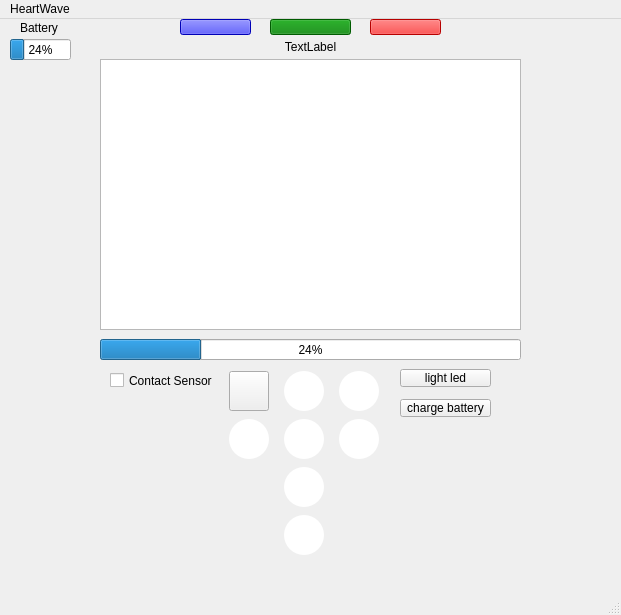
<?xml version="1.0" encoding="UTF-8"?>
<ui version="4.0">
 <class>MainWindow</class>
 <widget class="QMainWindow" name="MainWindow">
  <property name="geometry">
   <rect>
    <x>0</x>
    <y>0</y>
    <width>621</width>
    <height>615</height>
   </rect>
  </property>
  <property name="windowTitle">
   <string>                  HeartWave</string>
  </property>
  <property name="autoFillBackground">
   <bool>true</bool>
  </property>
  <widget class="QWidget" name="centralwidget">
   <widget class="QCustomPlot" name="customPlot" native="true">
    <property name="geometry">
     <rect>
      <x>100</x>
      <y>40</y>
      <width>421</width>
      <height>271</height>
     </rect>
    </property>
   </widget>
   <widget class="QPushButton" name="blueButton">
    <property name="geometry">
     <rect>
      <x>180</x>
      <y>0</y>
      <width>71</width>
      <height>16</height>
     </rect>
    </property>
    <property name="styleSheet">
     <string notr="true">QPushButton {
	background-color: blue;
}</string>
    </property>
    <property name="text">
     <string/>
    </property>
    <property name="checkable">
     <bool>true</bool>
    </property>
   </widget>
   <widget class="QPushButton" name="greenButton">
    <property name="geometry">
     <rect>
      <x>270</x>
      <y>0</y>
      <width>81</width>
      <height>16</height>
     </rect>
    </property>
    <property name="styleSheet">
     <string notr="true">QPushButton{
	background-color: green;
}</string>
    </property>
    <property name="text">
     <string/>
    </property>
    <property name="checkable">
     <bool>false</bool>
    </property>
   </widget>
   <widget class="QPushButton" name="redButton">
    <property name="geometry">
     <rect>
      <x>370</x>
      <y>0</y>
      <width>71</width>
      <height>16</height>
     </rect>
    </property>
    <property name="styleSheet">
     <string notr="true">QPushButton {
	background-color: red;
}</string>
    </property>
    <property name="text">
     <string/>
    </property>
    <property name="checkable">
     <bool>false</bool>
    </property>
   </widget>
   <widget class="QProgressBar" name="batteryBar">
    <property name="geometry">
     <rect>
      <x>10</x>
      <y>20</y>
      <width>61</width>
      <height>21</height>
     </rect>
    </property>
    <property name="value">
     <number>24</number>
    </property>
   </widget>
   <widget class="QProgressBar" name="breathBar">
    <property name="geometry">
     <rect>
      <x>100</x>
      <y>320</y>
      <width>421</width>
      <height>21</height>
     </rect>
    </property>
    <property name="value">
     <number>24</number>
    </property>
    <property name="textDirection">
     <enum>QProgressBar::BottomToTop</enum>
    </property>
   </widget>
   <widget class="QLabel" name="menuLabel">
    <property name="geometry">
     <rect>
      <x>240</x>
      <y>20</y>
      <width>141</width>
      <height>16</height>
     </rect>
    </property>
    <property name="styleSheet">
     <string notr="true"/>
    </property>
    <property name="text">
     <string>TextLabel</string>
    </property>
    <property name="alignment">
     <set>Qt::AlignCenter</set>
    </property>
   </widget>
   <widget class="QPushButton" name="ledButton">
    <property name="geometry">
     <rect>
      <x>400</x>
      <y>350</y>
      <width>91</width>
      <height>18</height>
     </rect>
    </property>
    <property name="text">
     <string>light led</string>
    </property>
   </widget>
   <widget class="QPushButton" name="chargeButton">
    <property name="geometry">
     <rect>
      <x>400</x>
      <y>380</y>
      <width>91</width>
      <height>18</height>
     </rect>
    </property>
    <property name="text">
     <string>charge battery</string>
    </property>
   </widget>
   <widget class="QCheckBox" name="contactBox">
    <property name="geometry">
     <rect>
      <x>110</x>
      <y>350</y>
      <width>111</width>
      <height>23</height>
     </rect>
    </property>
    <property name="text">
     <string>Contact Sensor</string>
    </property>
   </widget>
   <widget class="QLabel" name="sessionTime">
    <property name="enabled">
     <bool>true</bool>
    </property>
    <property name="geometry">
     <rect>
      <x>260</x>
      <y>40</y>
      <width>111</width>
      <height>17</height>
     </rect>
    </property>
    <property name="text">
     <string>Time Elapsed: 0s</string>
    </property>
   </widget>
   <widget class="QLabel" name="label">
    <property name="geometry">
     <rect>
      <x>20</x>
      <y>0</y>
      <width>41</width>
      <height>17</height>
     </rect>
    </property>
    <property name="text">
     <string>Battery</string>
    </property>
   </widget>
   <widget class="QWidget" name="">
    <property name="geometry">
     <rect>
      <x>220</x>
      <y>350</y>
      <width>171</width>
      <height>191</height>
     </rect>
    </property>
    <layout class="QGridLayout" name="gridLayout">
     <item row="1" column="2">
      <widget class="QPushButton" name="rightButton">
       <property name="minimumSize">
        <size>
         <width>40</width>
         <height>40</height>
        </size>
       </property>
       <property name="maximumSize">
        <size>
         <width>40</width>
         <height>40</height>
        </size>
       </property>
       <property name="baseSize">
        <size>
         <width>40</width>
         <height>40</height>
        </size>
       </property>
       <property name="styleSheet">
        <string notr="true">QPushButton {
image: url(:/buttons/rightButton.svg);
background-color: #ffffff;
border-radius: 20px;
}

QPushButton:pressed {
	background-color: #ffd300;
}</string>
       </property>
       <property name="text">
        <string/>
       </property>
      </widget>
     </item>
     <item row="0" column="1">
      <widget class="QPushButton" name="upButton">
       <property name="minimumSize">
        <size>
         <width>40</width>
         <height>40</height>
        </size>
       </property>
       <property name="maximumSize">
        <size>
         <width>40</width>
         <height>40</height>
        </size>
       </property>
       <property name="baseSize">
        <size>
         <width>40</width>
         <height>40</height>
        </size>
       </property>
       <property name="styleSheet">
        <string notr="true">QPushButton {
image: url(:/buttons/upButton.svg);
background-color: #ffffff;
border-radius: 20px;
}

QPushButton:pressed {
	background-color: #ffd300;
}</string>
       </property>
       <property name="text">
        <string/>
       </property>
      </widget>
     </item>
     <item row="0" column="2">
      <widget class="QPushButton" name="menuButton">
       <property name="minimumSize">
        <size>
         <width>40</width>
         <height>40</height>
        </size>
       </property>
       <property name="maximumSize">
        <size>
         <width>40</width>
         <height>40</height>
        </size>
       </property>
       <property name="baseSize">
        <size>
         <width>40</width>
         <height>40</height>
        </size>
       </property>
       <property name="styleSheet">
        <string notr="true">QPushButton {
image: url(:/buttons/menuButton.svg);
background-color: #ffffff;
border-radius: 20px;
}

QPushButton:pressed {
	background-color: #ffd300;
}</string>
       </property>
       <property name="text">
        <string/>
       </property>
      </widget>
     </item>
     <item row="1" column="1">
      <widget class="QPushButton" name="okButton">
       <property name="minimumSize">
        <size>
         <width>40</width>
         <height>40</height>
        </size>
       </property>
       <property name="maximumSize">
        <size>
         <width>40</width>
         <height>40</height>
        </size>
       </property>
       <property name="baseSize">
        <size>
         <width>40</width>
         <height>40</height>
        </size>
       </property>
       <property name="styleSheet">
        <string notr="true">QPushButton {
image: url(:/buttons/okButton.svg);
background-color: #ffffff;
border-radius: 20px;
}

QPushButton:pressed {
	background-color: #ffd300;
}</string>
       </property>
       <property name="text">
        <string/>
       </property>
      </widget>
     </item>
     <item row="0" column="0">
      <widget class="QPushButton" name="backButton">
       <property name="minimumSize">
        <size>
         <width>40</width>
         <height>40</height>
        </size>
       </property>
       <property name="maximumSize">
        <size>
         <width>40</width>
         <height>40</height>
        </size>
       </property>
       <property name="baseSize">
        <size>
         <width>40</width>
         <height>40</height>
        </size>
       </property>
       <property name="styleSheet">
        <string notr="true">QPushButton {
image: url(:/buttons/backButton.svg);
background-color: #ffffff;
border-radius: 20px;
}

QPushButton:pressed {
	background-color: #ffd300;
}&lt;?xml version=&quot;1.0&quot; encoding=&quot;UTF-8&quot;?&gt;
&lt;ui version=&quot;4.0&quot;&gt;
 &lt;widget name=&quot;__qt_fake_top_level&quot;&gt;
  &lt;widget class=&quot;QPushButton&quot; name=&quot;sampleButton&quot;&gt;
   &lt;property name=&quot;geometry&quot;&gt;
    &lt;rect&gt;
     &lt;x&gt;140&lt;/x&gt;
     &lt;y&gt;430&lt;/y&gt;
     &lt;width&gt;40&lt;/width&gt;
     &lt;height&gt;40&lt;/height&gt;
    &lt;/rect&gt;
   &lt;/property&gt;
   &lt;property name=&quot;minimumSize&quot;&gt;
    &lt;size&gt;
     &lt;width&gt;40&lt;/width&gt;
     &lt;height&gt;40&lt;/height&gt;
    &lt;/size&gt;
   &lt;/property&gt;
   &lt;property name=&quot;maximumSize&quot;&gt;
    &lt;size&gt;
     &lt;width&gt;40&lt;/width&gt;
     &lt;height&gt;40&lt;/height&gt;
    &lt;/size&gt;
   &lt;/property&gt;
   &lt;property name=&quot;baseSize&quot;&gt;
    &lt;size&gt;
     &lt;width&gt;40&lt;/width&gt;
     &lt;height&gt;40&lt;/height&gt;
    &lt;/size&gt;
   &lt;/property&gt;
   &lt;property name=&quot;styleSheet&quot;&gt;
    &lt;string notr=&quot;true&quot;&gt;QPushButton {
image: url(:/buttons/rightButton.svg);
background-color: #ffffff;
border-radius: 20px;
}

QPushButton:pressed {
	background-color: #ffd300;
}&lt;/string&gt;
   &lt;/property&gt;
   &lt;property name=&quot;text&quot;&gt;
    &lt;string/&gt;
   &lt;/property&gt;
  &lt;/widget&gt;
 &lt;/widget&gt;
 &lt;resources/&gt;
&lt;/ui&gt;
</string>
       </property>
       <property name="text">
        <string/>
       </property>
      </widget>
     </item>
     <item row="1" column="0">
      <widget class="QPushButton" name="leftButton">
       <property name="minimumSize">
        <size>
         <width>40</width>
         <height>40</height>
        </size>
       </property>
       <property name="maximumSize">
        <size>
         <width>40</width>
         <height>40</height>
        </size>
       </property>
       <property name="baseSize">
        <size>
         <width>40</width>
         <height>40</height>
        </size>
       </property>
       <property name="styleSheet">
        <string notr="true">QPushButton {
image: url(:/buttons/leftButton.svg);
background-color: #ffffff;
border-radius: 20px;
}

QPushButton:pressed {
	background-color: #ffd300;
}</string>
       </property>
       <property name="text">
        <string/>
       </property>
      </widget>
     </item>
     <item row="2" column="1">
      <widget class="QPushButton" name="downButton">
       <property name="minimumSize">
        <size>
         <width>40</width>
         <height>40</height>
        </size>
       </property>
       <property name="maximumSize">
        <size>
         <width>40</width>
         <height>40</height>
        </size>
       </property>
       <property name="baseSize">
        <size>
         <width>40</width>
         <height>40</height>
        </size>
       </property>
       <property name="styleSheet">
        <string notr="true">QPushButton {
image: url(:/buttons/downButton.svg);
background-color: #ffffff;
border-radius: 20px;
}

QPushButton:pressed {
	background-color: #ffd300;
}</string>
       </property>
       <property name="text">
        <string/>
       </property>
      </widget>
     </item>
     <item row="4" column="1">
      <widget class="QPushButton" name="powerButton">
       <property name="minimumSize">
        <size>
         <width>40</width>
         <height>40</height>
        </size>
       </property>
       <property name="maximumSize">
        <size>
         <width>40</width>
         <height>40</height>
        </size>
       </property>
       <property name="baseSize">
        <size>
         <width>40</width>
         <height>40</height>
        </size>
       </property>
       <property name="styleSheet">
        <string notr="true">QPushButton {
image: url(:/buttons/powerButton.svg);
background-color: #ffffff;
border-radius: 20px;
}

QPushButton:pressed {
	background-color: #ffd300;
}</string>
       </property>
       <property name="text">
        <string/>
       </property>
      </widget>
     </item>
    </layout>
   </widget>
   <widget class="QListWidget" name="mainMenuListView">
    <property name="geometry">
     <rect>
      <x>100</x>
      <y>40</y>
      <width>421</width>
      <height>271</height>
     </rect>
    </property>
   </widget>
  </widget>
  <widget class="QMenuBar" name="menubar">
   <property name="geometry">
    <rect>
     <x>0</x>
     <y>0</y>
     <width>621</width>
     <height>22</height>
    </rect>
   </property>
   <widget class="QMenu" name="menuHeartWave">
    <property name="title">
     <string>HeartWave</string>
    </property>
   </widget>
   <addaction name="menuHeartWave"/>
  </widget>
  <widget class="QStatusBar" name="statusbar"/>
 </widget>
 <customwidgets>
  <customwidget>
   <class>QCustomPlot</class>
   <extends>QWidget</extends>
   <header>qcustomplot.h</header>
   <container>1</container>
  </customwidget>
 </customwidgets>
 <resources/>
 <connections/>
</ui>
